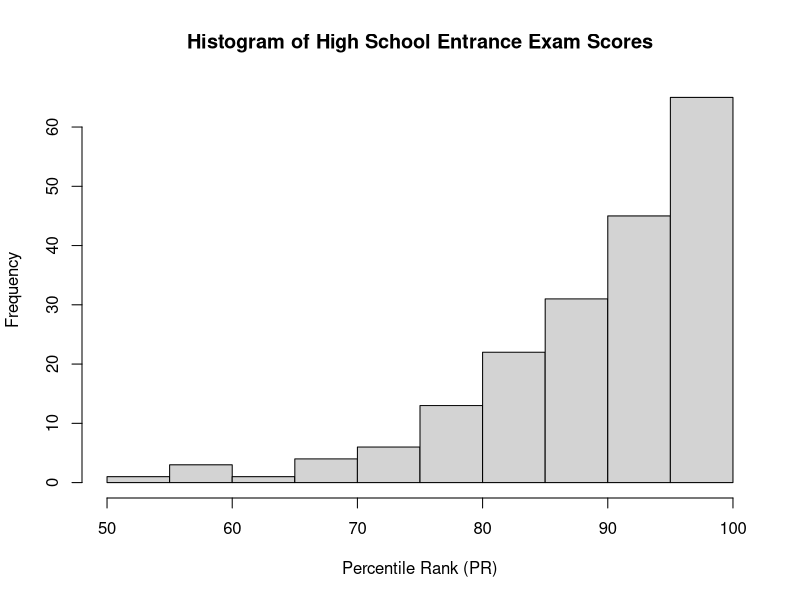
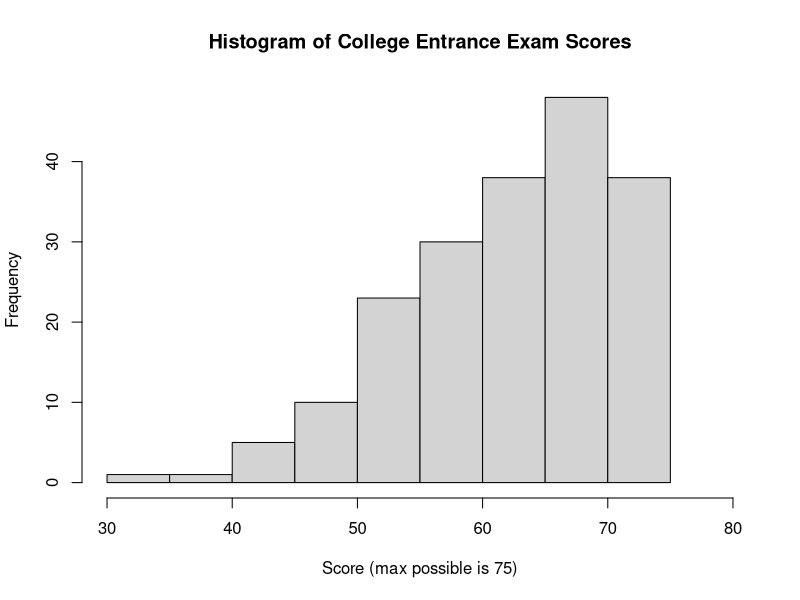
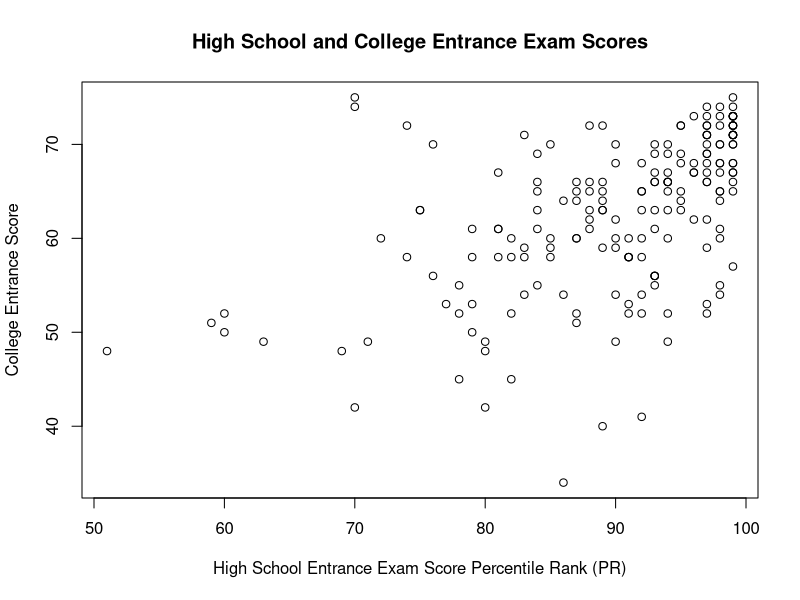
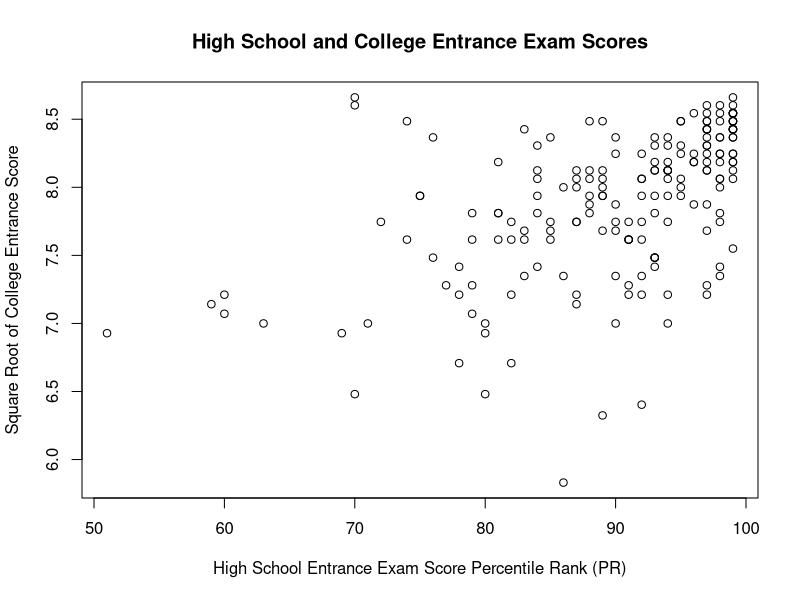
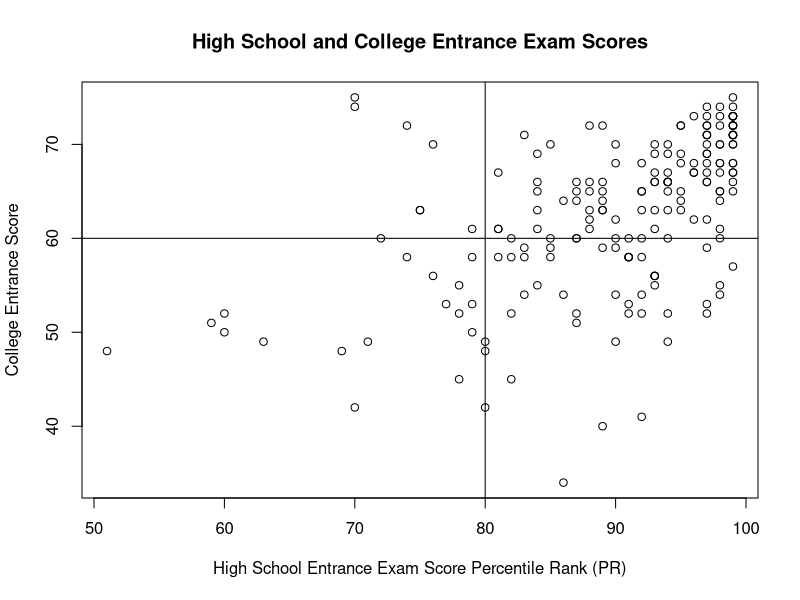
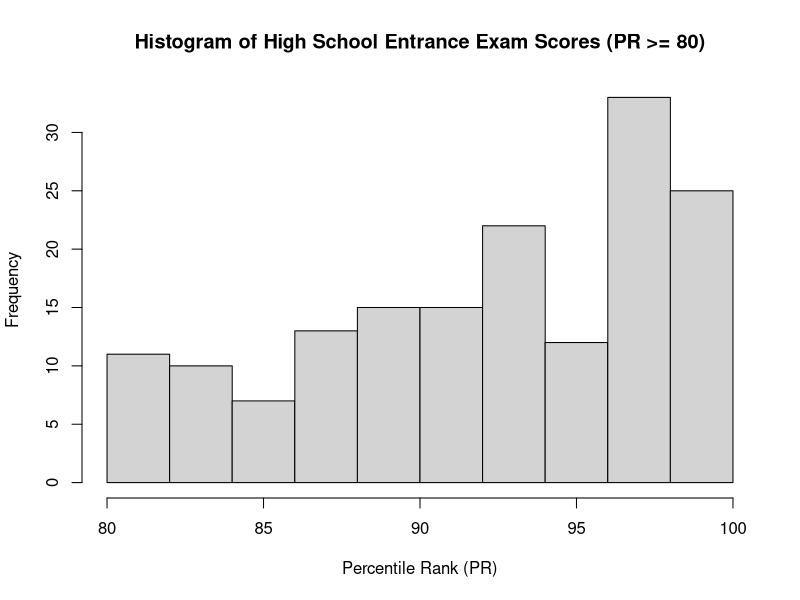
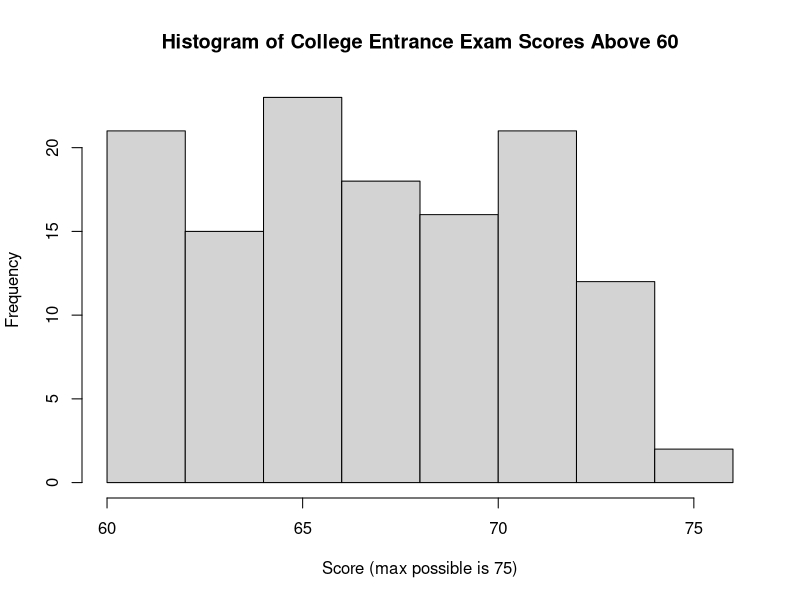
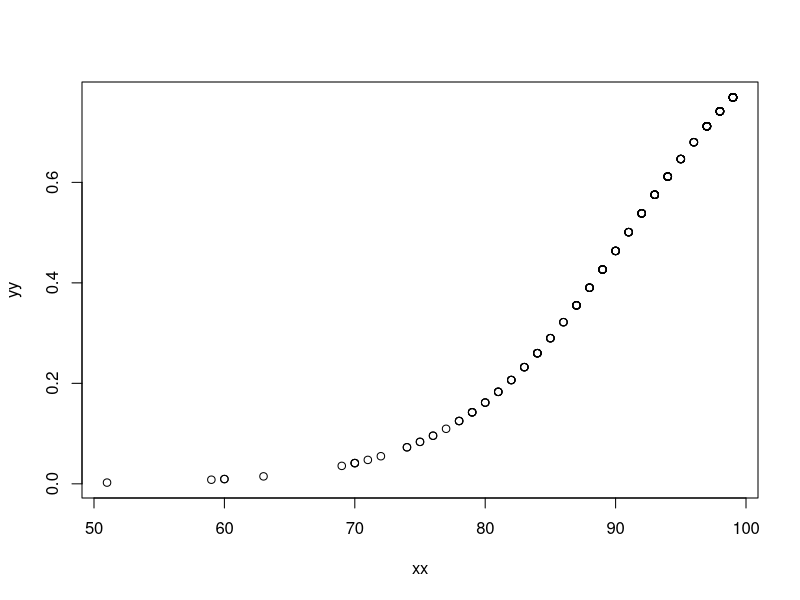

The R source for these figures, in order:
## ---- chunk 1
knitr::opts_chunk$set(echo = TRUE)
## ---- chunk 2
data = read.csv("ptt_SENIORHIGH_data.csv")
names(data)[1] = "pttID"

data[1:10,]
## ---- chunk 3
# High school entrance exam scores: Remove missing values
uni_HS_score = data$HighSchool_PR[which(data$HighSchool_PR != -1)]

summary(uni_HS_score)

hist(uni_HS_score, main = "Histogram of High School Entrance Exam Scores",
     xlab="Percentile Rank (PR)")
## ---- chunk 4
# College entrance exam scores: Remove missing values
uni_college_score = data$College_Score[which(data$College_Score != -1)]

summary(uni_college_score)

hist(uni_college_score, main="Histogram of College Entrance Exam Scores",
     xlab="Score (max possible is 75)",xlim=c(30,80))
## ---- chunk 5
missing_rows = which(data$HighSchool_PR == "-1" | data$College_Score == "-1")
# Indices: 6  19  71  85  88  96 132 183 195 => nine in total

# Remove missing data
data_corr = data[-missing_rows,]

plot(data_corr$HighSchool_PR, data_corr$College_Score,
     main = "High School and College Entrance Exam Scores",
     xlab="High School Entrance Exam Score Percentile Rank (PR)",
     ylab="College Entrance Score")
## ---- chunk 6
cor(data_corr$HighSchool_PR, data_corr$College_Score)
## ---- chunk 7
# data version: already removed missing data
# data_corr = data[-missing_rows,]

plot(data_corr$HighSchool_PR, sqrt(data_corr$College_Score),
     main = "High School and College Entrance Exam Scores",
     xlab="High School Entrance Exam Score Percentile Rank (PR)",
     ylab="Square Root of College Entrance Score")
## ---- chunk 8
cor(data_corr$HighSchool_PR, sqrt(data_corr$College_Score))
## ---- chunk 9
plot(data_corr$HighSchool_PR, data_corr$College_Score,
     main = "High School and College Entrance Exam Scores",
     xlab="High School Entrance Exam Score Percentile Rank (PR)",
     ylab="College Entrance Score")

abline(h=60,v=80)
## ---- chunk 10
data_corr$HS_80up = data_corr$HighSchool_PR >= 80
data_corr$CS_60up = data_corr$College_Score >=60

contingency = table(data_corr$HS_80up, data_corr$CS_60up,
                    dnn=c("HighSchool_80up","College_60up"))

contingency
## ---- chunk 11
prop.table(contingency)
## ---- chunk 12
round(prop.table(contingency),4)
## ---- chunk 13
nrow(data_corr) # number of all respondents without missing data
## ---- chunk 14
# High school entrance exam scores: Remove missing values
# uni_HS_score = data$HighSchool_PR[which(data$HighSchool_PR != -1)]
length(uni_HS_score)

## ---- chunk 15
# Consider only the records with both valid HighSchool_PR and College_Score
length(data_corr$HighSchool_PR)
## ---- chunk 16
# College entrance exam scores: Remove missing values
# uni_college_score = data$College_Score[which(data$College_Score != -1)]
length(uni_college_score)
## ---- chunk 17
# Consider only the records with both valid HighSchool_PR and College_Score
length(data_corr$College_Score)
## ---- chunk 18
HS_PR_seg = data_corr$HighSchool_PR[which(data_corr$HS_80up == TRUE)]
length(HS_PR_seg)
## ---- chunk 19
table(HS_PR_seg)
## ---- chunk 20
hist(HS_PR_seg, xlab="Percentile Rank (PR)",
     main="Histogram of High School Entrance Exam Scores (PR >= 80)")
## ---- chunk 21
HS80to89 = length(which(HS_PR_seg >= 80 & HS_PR_seg <= 89))
HS90to94 = length(which(HS_PR_seg >= 90 & HS_PR_seg <= 94))
HS95to99 = length(which(HS_PR_seg >= 95 & HS_PR_seg <= 99))
## ---- chunk 22
print(paste("HighSchool_PR 80-89:",HS80to89))
print(paste("HighSchool_PR 90-94:",HS90to94))
print(paste("HighSchool_PR 95-99:",HS95to99))
## ---- chunk 23
CS_Score_seg = data_corr$College_Score[which(data_corr$CS_60up == TRUE)]
length(CS_Score_seg)
## ---- chunk 24
table(CS_Score_seg)
## ---- chunk 25
college_score = c(60,65,70,74,75)
college_pr = c(88, 95, 98.5, 99.9, 100)

data.frame(college_score, college_pr)
## ---- chunk 26
hist(CS_Score_seg, xlab="Score (max possible is 75)",
     main="Histogram of College Entrance Exam Scores Above 60")
## ---- chunk 27
CS60to64 = length(which(CS_Score_seg >= 60 & CS_Score_seg <= 64))
CS65to69 = length(which(CS_Score_seg >= 65 & CS_Score_seg <= 69))
CS70to75 = length(which(CS_Score_seg >= 70 & CS_Score_seg <= 75))
## ---- chunk 28
print(paste("College_Score 60-64:",CS60to64))
print(paste("College_Score 65-69:",CS65to69))
print(paste("College_Score 70-75:",CS70to75))
## ---- chunk 29
data_corr$HS_range = "set"
data_corr$CS_range = "set"

for(ii in 1:nrow(data_corr)) {
        # High School PR categories
        if (data_corr$HighSchool_PR[ii] <= 79) {
                data_corr$HS_range[ii] = "0-79"
        } else if (data_corr$HighSchool_PR[ii] <= 89) {
                data_corr$HS_range[ii] = "80-89"
        } else if (data_corr$HighSchool_PR[ii] <= 94) {
                data_corr$HS_range[ii] = "90-94"
        } else {
                data_corr$HS_range[ii] = "95-99"
        }
        
        # College Score Categories
        if (data_corr$College_Score[ii] <= 59) {
                data_corr$CS_range[ii] = "0-59"
        } else if (data_corr$College_Score[ii] <= 64) {
                data_corr$CS_range[ii] = "60-64"
        } else if (data_corr$College_Score[ii] <= 69) {
                data_corr$CS_range[ii] = "65-69"
        } else {
                data_corr$CS_range[ii] = "70-75"
        }
}
## ---- chunk 30
table_4x4 = table(data_corr$HS_range, data_corr$CS_range,
                  dnn=c("HighSchool_PR","College_Score"))
table_4x4
## ---- chunk 31
print(paste("College_Score at least 65:", sum(data_corr$College_Score >= 65)))
print(paste("College_Score below 65:", sum(data_corr$College_Score < 65)))
## ---- chunk 32
# 1. Create the binary variable first.
# 2. model = glm( y ~ x, data=data, family="binomial")
# 3. summary(model)
# https://stats.idre.ucla.edu/r/dae/logit-regression/

data_corr$CS_65up = data_corr$College_Score >= 65
model = glm(CS_65up ~ HighSchool_PR, data=data_corr, family="binomial")
summary(model)

## ---- chunk 33
model$coefficients
## ---- chunk 34
round(model$coefficients, digits=3)
## ---- chunk 35
exp(model$coefficients)
## ---- chunk 36
alpha = as.numeric(model$coefficients[1])
beta = as.numeric(model$coefficients[2])

p_intercept = exp(alpha)/(1+exp(alpha))
p_intercept
## ---- chunk 37
p_pr99 = exp(alpha + beta*99)/(1+exp(alpha + beta*99))
p_pr99
## ---- chunk 38
num_pr99 = sum(data_corr$HighSchool_PR == 99)
num_cs65 = sum(data_corr$College_Score >= 65)
num_pr99_and_cs65 = sum(data_corr$HighSchool_PR == 99 & data_corr$College_Score >= 65)
## ---- chunk 39
print(paste("Number of respondents with HighSchool_PR 99:",num_pr99))
print(paste("Number of respondents with College_Score 65 or better:",num_cs65))
print(paste("Number of respondents with HighSchool_PR 99 and College_Score 65 or better:",
            num_pr99_and_cs65))
## ---- chunk 40
sort(data_corr$College_Score[which(data_corr$HighSchool_PR==99)])
## ---- chunk 41
confint(model)
## ---- chunk 42
exp(confint(model))
## ---- chunk 43

ci_matrix = confint(model)
alpha_ci = ci_matrix[1,]
beta_ci = ci_matrix[2,]
p_pr99_ci = exp(alpha_ci + beta_ci*99)/(1+exp(alpha_ci + beta_ci*99))
p_pr99_ci
## ---- chunk 44
objects(model)
## ---- chunk 45
data = read.csv("ptt_SENIORHIGH_data.csv")
names(data)[1] = "pttID"

missing_rows = which(data$HighSchool_PR == "-1" | data$College_Score == "-1")
data_corr = data[-missing_rows,]

data_corr$CS_65up = data_corr$College_Score >=65

model = glm(CS_65up ~ HighSchool_PR, data=data_corr, family="binomial")

print("This is a test.")
## ---- chunk 46
# objects(model) # to find out what functions are available in the model

# model$fitted.values # probability values for all 197 datapoints.
# predict(model, data_corr, type="response")

# Also need to plot the HighSchool_PR vs predicted probability of College_Score at least 65.

# Use the predict function for certain HighSchool_PR points 
# (e.g. 80, 90, 95, 99)

# https://www.theanalysisfactor.com/r-tutorial-glm1/
# https://www.theanalysisfactor.com/r-glm-plotting/

# Draft of graph
# Add jittering? Too many repetitive values in HighSchool_PR!
yy = model$fitted.values
xx = data_corr$HighSchool_PR
plot(xx, yy)
